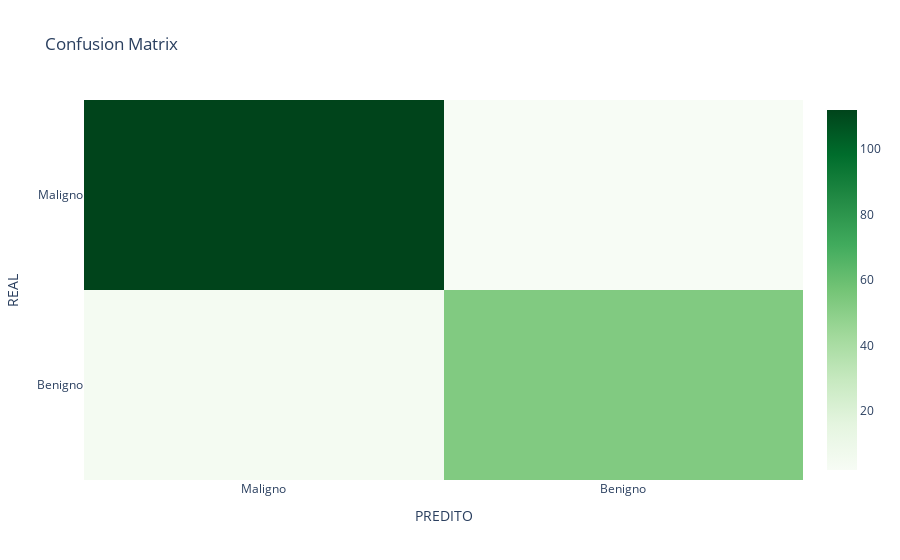

The code cell stored with this chart in its notebook:
### Code cell
plot_confusion_matrix(matriz_confusao)

### Figure 1 — Plotly figure (JSON) as saved in the notebook; plotly's stock layout.template omitted (floating-point values rounded to 4 significant figures)
{"data": [{"colorscale": [[0, "rgb(247,252,245)"], [0.125, "rgb(229,245,224)"], [0.25, "rgb(199,233,192)"], [0.375, "rgb(161,217,155)"], [0.5, "rgb(116,196,118)"], [0.625, "rgb(65,171,93)"], [0.75, "rgb(35,139,69)"], [0.875, "rgb(0,109,44)"], [1, "rgb(0,68,27)"]], "hovertemplate": "REAL: %{y}<br>PREDITO: %{x}<br>QUANTIDADE: %{z}", "name": "", "type": "heatmap", "x": ["Maligno", "Benigno"], "y": ["Benigno", "Maligno"], "z": [[4, 53], [112, 2]]}], "layout": {"title": {"text": "Confusion Matrix"}, "xaxis": {"title": {"text": "PREDITO"}}, "yaxis": {"title": {"text": "REAL"}}}}
